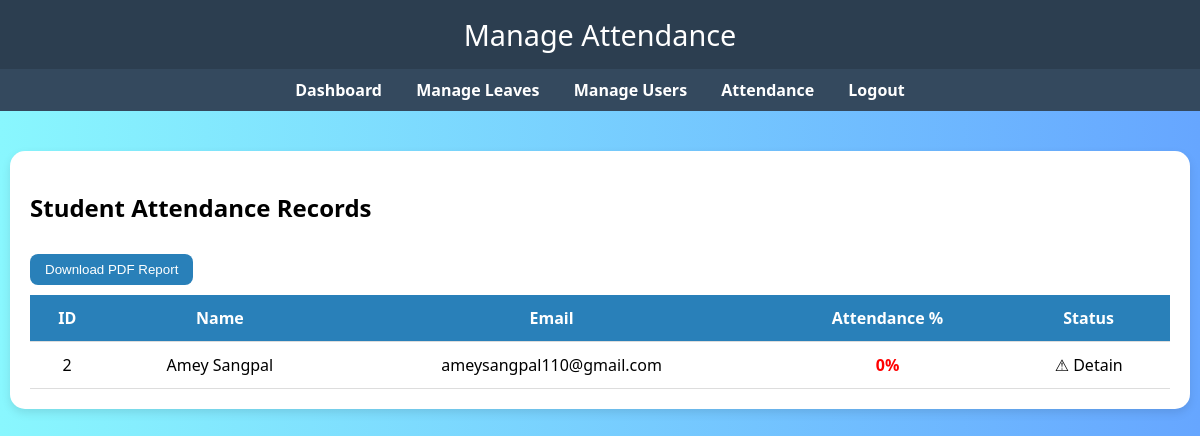
Page /admin/attendance (signed in) on the committed database.
### app.py (models this page shows)
class User(db.Model):
    id = db.Column(db.Integer, primary_key=True)
    name = db.Column(db.String(150), nullable=False)
    email = db.Column(db.String(150), unique=True, nullable=False)
    password = db.Column(db.String(150), nullable=False)
    role = db.Column(db.String(50), nullable=False)
    leaves = db.relationship('Leave', backref='user', lazy=True,
                             cascade='all, delete-orphan', passive_deletes=True)
    attendance = db.relationship('Attendance', backref='student', lazy=True,
                                 cascade='all, delete-orphan', passive_deletes=True)

### app.py (the view)
@app.route('/admin/attendance')
def admin_attendance():
    if 'role' not in session or session['role'].lower() != 'admin':
        flash("Unauthorized access.", "error")
        return redirect(url_for('login'))
    students = []
    for s in User.query.filter_by(role='student').order_by(User.id).all():
        rec = Attendance.query.filter_by(student_id=s.id).order_by(Attendance.id.desc()).first()
        perc = rec.percentage if rec else 0.0
        students.append({'id': s.id, 'name': s.name, 'email': s.email, 'percentage': round(perc, 2)})
    return render_template('admin_attendance.html', students=students)

### templates/admin_attendance.html (shortened to what this page needs)
<!DOCTYPE html>
<html lang="en">
<head>
</head>
<body>
  <header>Manage Attendance</header>
  <nav>
    <a href="{{ url_for('admin_dashboard') }}">Dashboard</a>
    <a href="{{ url_for('admin_leaves') }}">Manage Leaves</a>
    <a href="{{ url_for('admin_users') }}">Manage Users</a>
    <a href="{{ url_for('admin_attendance') }}">Attendance</a>
    <a href="{{ url_for('logout') }}">Logout</a>
  </nav>
  <div class="container">
    <h2>Student Attendance Records</h2>
    <form action="{{ url_for('download_attendance') }}" method="get">
      <button type="submit" class="btn">Download PDF Report</button>
    </form>
    <table>
      <tr>
        <th>ID</th>
        <th>Name</th>
        <th>Email</th>
        <th>Attendance %</th>
        <th>Status</th>
      </tr>
      {% for student in students %}
      {% set attendance = student.attendance|sort(attribute='id', reverse=True)|first %}
      {% set perc = attendance.percentage if attendance else 0 %}
      <tr>
        <td>{{ student.id }}</td>
        <td>{{ student.name }}</td>
        <td>{{ student.email }}</td>
        <td {% if perc < 80 %}class="low-attendance"{% endif %}>{{ perc }}%</td>
        <td>
          {% if perc < 80 %}
            ⚠ Detain
          {% else %}
            -
          {% endif %}
        </td>
      </tr>
      {% endfor %}
    </table>
  </div>
</body>
</html>

### templates/admin_attendance.html (style rules this page uses)
body { font-family: 'Segoe UI', sans-serif; background: linear-gradient(to right, #89f7fe, #66a6ff); margin: 0; padding: 0; }
header { background-color: #2c3e50; color: white; padding: 15px 0; text-align: center; font-size: 1.8em; }
nav { background: #34495e; text-align: center; padding: 10px; }
nav a { color: white; text-decoration: none; margin: 0 15px; font-weight: bold; }
.container { width: 95%; margin: 40px auto; background: white; border-radius: 15px; padding: 20px; box-shadow: 0 4px 10px rgba(0,0,0,0.1); }
table { width: 100%; border-collapse: collapse; }
th, td { padding: 12px; border-bottom: 1px solid #ddd; text-align: center; }
th { background-color: #2980b9; color: white; }
.btn { background-color: #2980b9; color: white; border: none; padding: 8px 15px; border-radius: 8px; cursor: pointer; transition: background 0.3s; margin: 10px 0; }
.low-attendance { color: red; font-weight: bold; }

### rows in the picture
User: id "2", name "Amey Sangpal", email "ameysangpal110@gmail.com", perc "0"
